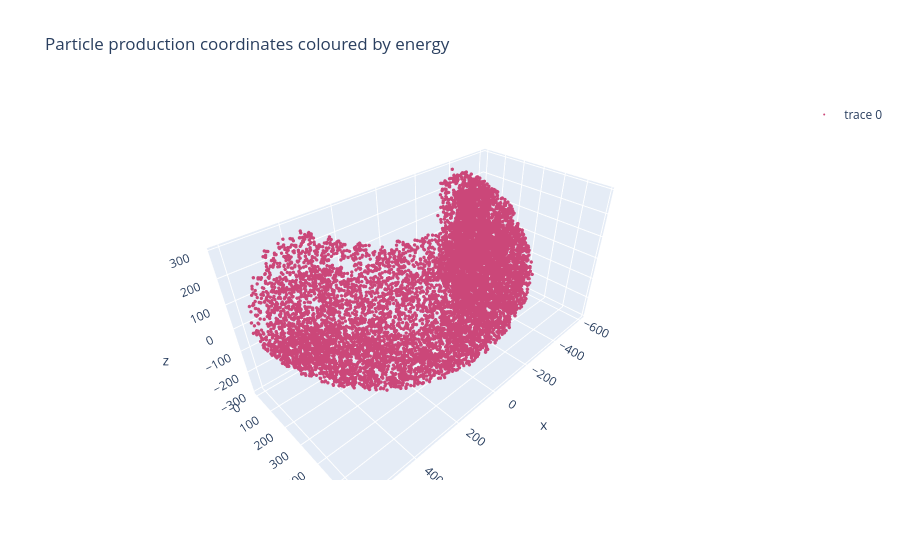

Write notebook code for a chart like this one.
### Markdown cell above
# Unstructured mesh source

This example makes use of a DAGMC unstructured tet mesh to produce a source with a MeshSpatial distribution.

### Code cell
import openmc
from pathlib import Path
from cad_to_dagmc import CadToDagmc
from openmc_source_plotter import plot_source_position
# Setting the cross section path to the correct location in the docker image.
# If you are running this outside the docker image you will have to change this path to your local cross section path.
openmc.config['cross_sections'] = Path.home() / 'nuclear_data' / 'cross_sections.xml'

# this section loads a CAD step file and creates an unstrucutred DAGMC tet mesh
# the resulting mesh file (umesh.mesh) is already included in the repo
# so this creation from step file is included for completeness but can be skipped
cad = CadToDagmc()
cad.add_stp_file('plasma_simplified_180.step')   
cad.export_unstructured_mesh_file(filename="umesh.vtk", max_mesh_size=100, min_mesh_size=10)

# Setting the cross section path to the correct location in the docker image.
# If you are running this outside the docker image you will have to change this path to your local cross section path.
openmc.config['cross_sections'] = Path.home() / 'nuclear_data' / 'cross_sections.xml'

umesh = openmc.UnstructuredMesh(filename="umesh.vtk",library='moab')

surf1 = openmc.Sphere(r=50000, boundary_type="vacuum")
region1 = -surf1

cell1 = openmc.Cell(region=region1)

my_geometry = openmc.Geometry([cell1])

my_source = openmc.IndependentSource()
my_source.angle = openmc.stats.Isotropic()
my_source.energy = openmc.stats.Discrete([14e6], [1])
# link to docs for MeshSpatial
# https://docs.openmc.org/en/latest/pythonapi/generated/openmc.stats.MeshSpatial.html
# allows us to apply the same source to each element in the mesh. The source can be varied in terms of strength
my_source.space = openmc.stats.MeshSpatial(
    mesh=umesh,
    #we set the strengths to sum to 1 to make post processing easier.
    # in a more accurate plasma source the strength could be adjusted based on the source position.
    strengths=[1/1104]*1104,
    volume_normalized=False
)

my_settings = openmc.Settings()
my_settings.batches = 10
my_settings.particles = 1000
my_settings.run_mode = "fixed source"
my_settings.source = my_source

model = openmc.model.Model(my_geometry, None, my_settings )

model.run()


# plotting the mesh source
plot = plot_source_position([my_source], n_samples=10000)
plot.show()

### Figure 1 — Plotly figure (JSON) as saved in the notebook; plotly's stock layout.template omitted (floating-point values rounded to 4 significant figures; data arrays with more than 128 entries replaced by an {"elided": "..."} marker saying what was removed)
{"data": [{"hovertext": {"elided": "10000 str values"}, "marker": {"color": {"elided": "10000 float values"}, "size": 2}, "mode": "markers", "text": {"elided": "10000 str values"}, "type": "scatter3d", "x": {"elided": "10000 float values"}, "y": {"elided": "10000 float values"}, "z": {"elided": "10000 float values"}}], "layout": {"showlegend": true, "title": {"text": "Particle production coordinates coloured by energy"}}}
